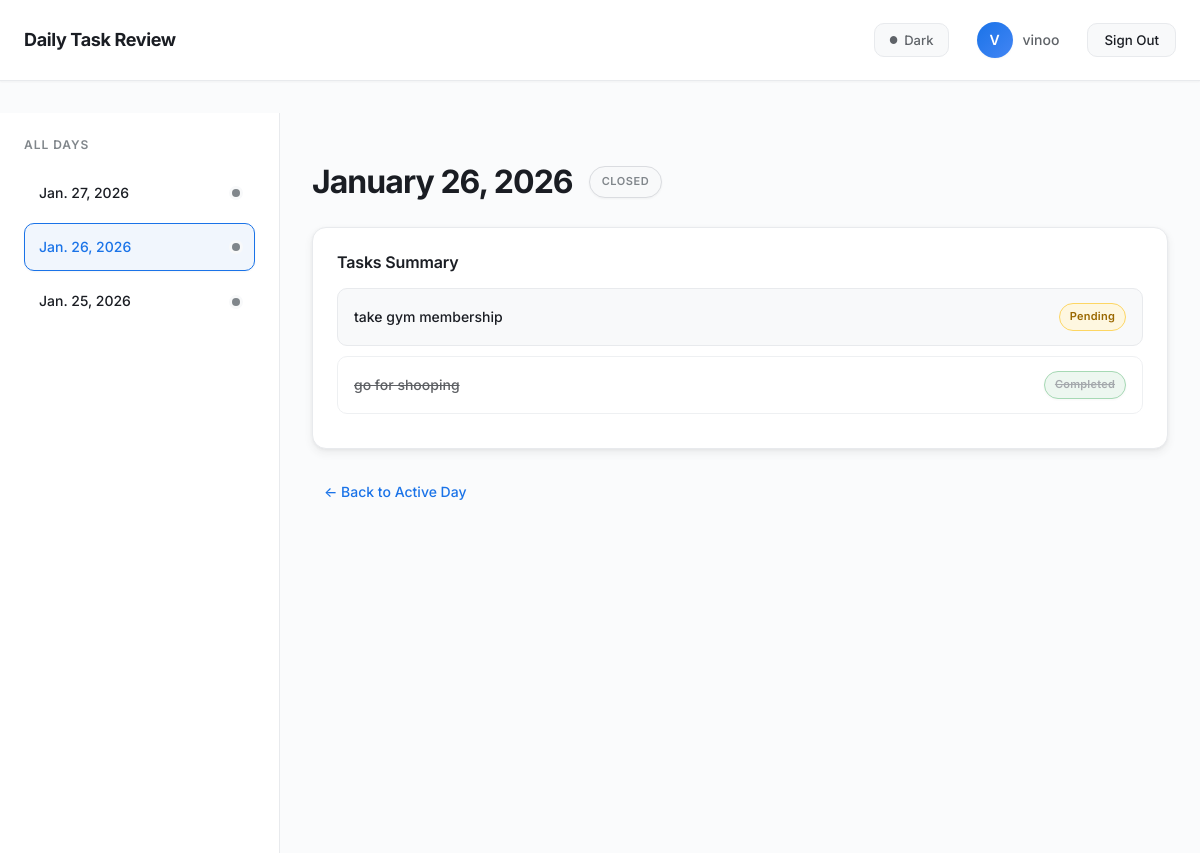
The app's page /day/22/ (signed in) with its own data.
### tasks/models.py (models this page shows, shortened)
class Day(models.Model):
    user = models.ForeignKey(
        User, on_delete=models.CASCADE, related_name="days")
    date = models.DateField()
    status = models.CharField(
        max_length=10,
        choices=DayStatus.choices,
        default=DayStatus.OPEN,
    )
    is_active = models.BooleanField(default=False)
    created_at = models.DateTimeField(auto_now_add=True)
    closed_at = models.DateTimeField(null=True, blank=True)
    class Meta:
        unique_together = ("user", "date")
        ordering = ["-date"]

class Task(models.Model):
    user = models.ForeignKey(
        User, on_delete=models.CASCADE, related_name="tasks")
    day = models.ForeignKey(
        Day, on_delete=models.CASCADE, related_name="tasks")
    title = models.CharField(max_length=255)
    status = models.CharField(
        max_length=10,
        choices=TaskStatus.choices,
        default=TaskStatus.PENDING,
    )
    created_at = models.DateTimeField(auto_now_add=True)

### tasks/views.py (the view)
# urls.py: path("day/<int:day_id>/", views.day_view, name="day_view"),
def day_view(request, day_id):
    user = request.user
    day = get_object_or_404(Day, id=day_id, user=user)
    active_day = get_active_day(user)
    return render(request, "tasks/day.html", {
        "day": day,
        "is_active": day.is_active,
        "is_open": day.status == "OPEN",
        "incomplete_tasks": day.tasks.filter(status=TaskStatus.PENDING),
        "completed_tasks": day.tasks.filter(status=TaskStatus.COMPLETED),
        "all_days": Day.objects.filter(user=user).order_by("-date"),
        "active_day": active_day,
    })

### tasks/services.py (called while the page is built, shortened)
def get_active_day(user):
    active = Day.objects.filter(user=user, is_active=True).first()
    if active:
        return active

### tasks/templates/tasks/day.html (shortened to what this page needs)
{% extends "base.html" %}
{% block content %}
<div class="layout">
  <aside class="sidebar">
    <h3>All Days</h3>
    {% for d in all_days %}
      {% if d.id != active_day.id %}
        <a href="{% url 'day_view' d.id %}"
           class="day-link {% if d.id == day.id %}active-day{% endif %}">
          {{ d.date }}
          {% if d.status == 'CLOSED' %}<span class="dot gray"></span>{% endif %}
        </a>
      {% endif %}
    {% endfor %}
  </aside>
  <main class="main">
    <header class="day-header">
      <h1>{{ day.date|date:"F j, Y" }}</h1>
      {% if is_active %}
        <span class="badge active">Active</span>
      {% elif is_open %}
        <span class="badge open">Open</span>
      {% else %}
        <span class="badge closed">Closed</span>
      {% endif %}
    </header>
    <section class="day-card">
      <h3>Tasks Summary</h3>
      {% if incomplete_tasks %}
        {% for task in incomplete_tasks %}
          <div class="task readonly">
            <span>{{ task.title }}</span>
            <span class="tag pending">Pending</span>
          </div>
        {% endfor %}
      {% endif %}
      {% if completed_tasks %}
        {% for task in completed_tasks %}
          <div class="task readonly completed">
            <span>{{ task.title }}</span>
            <span class="tag done">Completed</span>
          </div>
        {% endfor %}
      {% endif %}
    </section>
    <a href="{% url 'today' %}" class="back-link">← Back to Active Day</a>
  </main>
</div>
{% endblock %}

### tasks/templates/base.html (shortened to what this page needs)
{% load static %}
<!DOCTYPE html>
<html lang="en">
<head>
  <link rel="stylesheet" href="{% static 'tasks/style.css' %}?v=4">
</head>
<body>
<div class="app">
  {% if user.is_authenticated %}
    <header class="topbar">
      <h1 class="logo">Daily Task Review</h1>
      <div class="header-actions">
        <button class="theme-toggle" id="themeToggle" aria-label="Toggle dark mode">
          <span class="theme-icon" id="themeIcon">●</span>
          <span id="themeLabel">Dark</span>
        </button>
        <a href="{% url 'account' %}" class="account-link">
          <span class="avatar">
            {{ user.username|first|upper }}
          </span>
          <span class="username">{{ user.username }}</span>
        </a>
        <form method="post" action="{% url 'logout' %}">
          <button class="logout-btn">Sign Out</button>
        </form>
      </div>
    </header>
  {% endif %}
  <main>
    {% block content %}{% endblock %}
  </main>
</div>
</body>
</html>

### records on screen
Day: date "Jan. 27, 2026", status "CLOSED" (drawn)
Day: date "Jan. 26, 2026", status "CLOSED" (drawn), date "January 26, 2026"
Day: date "Jan. 25, 2026", status "CLOSED" (drawn)
Task: title "take gym membership"
Task: title "go for shooping"

### other values on screen
{{ user.username|first|upper }} "V"
{{ user.username }} "vinoo"
